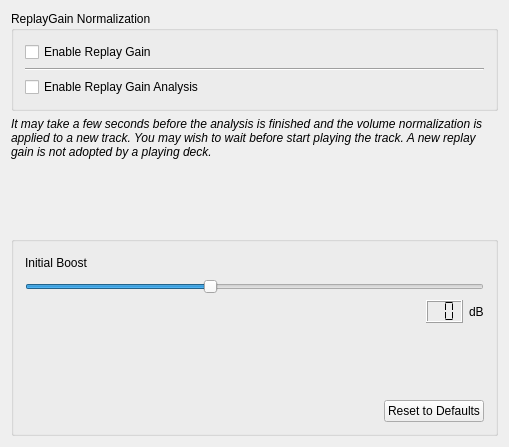
<?xml version="1.0" encoding="UTF-8"?>
<ui version="4.0">
 <class>DlgPrefReplayGainDlg</class>
 <widget class="QWidget" name="DlgPrefReplayGainDlg">
  <property name="geometry">
   <rect>
    <x>0</x>
    <y>0</y>
    <width>509</width>
    <height>447</height>
   </rect>
  </property>
  <property name="windowTitle">
   <string>BPM Detection Settings</string>
  </property>
  <layout class="QVBoxLayout" name="verticalLayout">
   <item>
    <widget class="QGroupBox" name="groupBox">
     <property name="title">
      <string>ReplayGain Normalization</string>
     </property>
     <layout class="QVBoxLayout" name="verticalLayout_2">
      <item>
       <widget class="QCheckBox" name="EnableGain">
        <property name="toolTip">
         <string>Apply volume normalization to loaded tracks.</string>
        </property>
        <property name="text">
         <string>Enable Replay Gain</string>
        </property>
       </widget>
      </item>
      <item>
       <widget class="Line" name="line1">
        <property name="frameShape">
         <enum>QFrame::HLine</enum>
        </property>
        <property name="frameShadow">
         <enum>QFrame::Sunken</enum>
        </property>
       </widget>
      </item>
      <item>
       <widget class="QCheckBox" name="EnableAnalyser">
        <property name="toolTip">
         <string>Calculate ReplayGain normalization for tracks which are missing ReplayGain metadata.</string>
        </property>
        <property name="text">
         <string>Enable Replay Gain Analysis</string>
        </property>
       </widget>
      </item>
     </layout>
    </widget>
   </item>
   <item>
    <widget class="QLabel" name="bigfatwarning">
     <property name="sizePolicy">
      <sizepolicy hsizetype="MinimumExpanding" vsizetype="Preferred">
       <horstretch>0</horstretch>
       <verstretch>0</verstretch>
      </sizepolicy>
     </property>
     <property name="font">
      <font>
       <weight>50</weight>
       <italic>true</italic>
       <bold>false</bold>
       <strikeout>false</strikeout>
      </font>
     </property>
     <property name="text">
      <string>It may take a few seconds before the analysis is finished and the volume normalization is applied to a new track. You may wish to wait before start playing the track. A new replay gain is not adopted by a playing deck. </string>
     </property>
     <property name="wordWrap">
      <bool>true</bool>
     </property>
    </widget>
   </item>
   <item>
    <spacer name="verticalSpacer">
     <property name="orientation">
      <enum>Qt::Vertical</enum>
     </property>
     <property name="sizeHint" stdset="0">
      <size>
       <width>20</width>
       <height>40</height>
      </size>
     </property>
    </spacer>
   </item>
   <item>
    <widget class="QGroupBox" name="grpRP">
     <property name="minimumSize">
      <size>
       <width>409</width>
       <height>200</height>
      </size>
     </property>
     <property name="title">
      <string/>
     </property>
     <layout class="QGridLayout">
      <item row="1" column="0">
       <spacer>
        <property name="orientation">
         <enum>Qt::Vertical</enum>
        </property>
        <property name="sizeHint" stdset="0">
         <size>
          <width>20</width>
          <height>40</height>
         </size>
        </property>
       </spacer>
      </item>
      <item row="0" column="0">
       <layout class="QVBoxLayout" name="_2">
        <item>
         <layout class="QHBoxLayout" name="_3">
          <item>
           <widget class="QLabel" name="label_boost">
            <property name="text">
             <string>Initial Boost</string>
            </property>
            <property name="buddy">
             <cstring>SliderBoost</cstring>
            </property>
           </widget>
          </item>
          <item>
           <spacer>
            <property name="orientation">
             <enum>Qt::Horizontal</enum>
            </property>
            <property name="sizeHint" stdset="0">
             <size>
              <width>40</width>
              <height>20</height>
             </size>
            </property>
           </spacer>
          </item>
          <item>
           <widget class="QLabel" name="label">
            <property name="text">
             <string/>
            </property>
           </widget>
          </item>
         </layout>
        </item>
        <item>
         <widget class="QSlider" name="SliderBoost">
          <property name="toolTip">
           <string>Initial Gain Boost</string>
          </property>
          <property name="locale">
           <locale language="C" country="AnyCountry"/>
          </property>
          <property name="minimum">
           <number>0</number>
          </property>
          <property name="maximum">
           <number>15</number>
          </property>
          <property name="singleStep">
           <number>1</number>
          </property>
          <property name="pageStep">
           <number>1</number>
          </property>
          <property name="value">
           <number>6</number>
          </property>
          <property name="orientation">
           <enum>Qt::Horizontal</enum>
          </property>
          <property name="tickInterval">
           <number>5</number>
          </property>
         </widget>
        </item>
        <item>
         <layout class="QHBoxLayout" name="_4">
          <item>
           <spacer>
            <property name="orientation">
             <enum>Qt::Horizontal</enum>
            </property>
            <property name="sizeHint" stdset="0">
             <size>
              <width>40</width>
              <height>20</height>
             </size>
            </property>
           </spacer>
          </item>
          <item>
           <widget class="QLCDNumber" name="lcddB">
            <property name="locale">
             <locale language="C" country="AnyCountry"/>
            </property>
            <property name="numDigits">
             <number>2</number>
            </property>
            <property name="digitCount">
             <number>2</number>
            </property>
            <property name="segmentStyle">
             <enum>QLCDNumber::Flat</enum>
            </property>
           </widget>
          </item>
          <item>
           <widget class="QLabel" name="label_2">
            <property name="text">
             <string>dB</string>
            </property>
           </widget>
          </item>
         </layout>
        </item>
       </layout>
      </item>
      <item row="2" column="0">
       <layout class="QHBoxLayout" name="_5">
        <item>
         <spacer>
          <property name="orientation">
           <enum>Qt::Horizontal</enum>
          </property>
          <property name="sizeHint" stdset="0">
           <size>
            <width>40</width>
            <height>20</height>
           </size>
          </property>
         </spacer>
        </item>
        <item>
         <widget class="QPushButton" name="PushButtonReset">
          <property name="text">
           <string>Reset to Defaults</string>
          </property>
         </widget>
        </item>
       </layout>
      </item>
     </layout>
    </widget>
   </item>
  </layout>
 </widget>
 <layoutdefault spacing="6" margin="11"/>
 <resources/>
 <connections>
  <connection>
   <sender>SliderBoost</sender>
   <signal>sliderMoved(int)</signal>
   <receiver>lcddB</receiver>
   <slot>display(int)</slot>
   <hints>
    <hint type="sourcelabel">
     <x>220</x>
     <y>298</y>
    </hint>
    <hint type="destinationlabel">
     <x>355</x>
     <y>331</y>
    </hint>
   </hints>
  </connection>
 </connections>
</ui>
